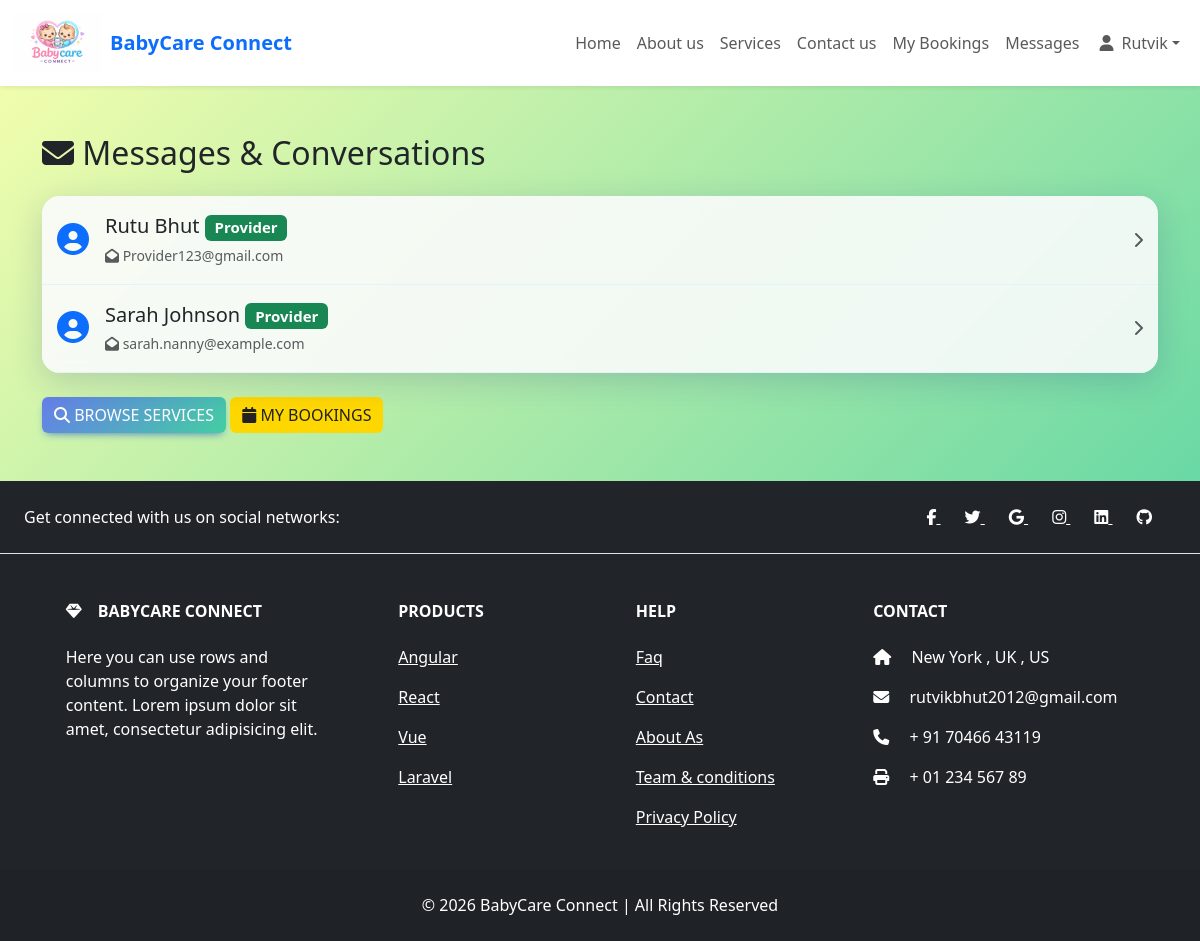
/inbox/ (signed in), run on the app's committed database.
### babycareapp/models.py (models this page shows, shortened)
class User(AbstractUser):
    IS_PARENT = 'parent'
    IS_PROVIDER = 'provider'
    IS_ADMIN = 'admin'
    ROLE_CHOICES = [
        (IS_PARENT, 'Parent'),
        (IS_PROVIDER, 'Childcare Provider'),
        (IS_ADMIN, 'Admin'),
    ]
    email = models.EmailField(unique=True)
    role = models.CharField(max_length=10, choices=ROLE_CHOICES, default=IS_PARENT)
    phone_number = models.CharField(max_length=15, blank=True)
    address = models.TextField(blank=True)
    last_activity = models.DateTimeField(null=True, blank=True)
    is_typing = models.BooleanField(default=False)
    typing_to = models.IntegerField(null=True, blank=True)
    USERNAME_FIELD = 'email'
    REQUIRED_FIELDS = ['username']

### babycareapp/views.py (the view)
# urls.py: path('inbox/', views.inbox, name='inbox'),
@cache_control(no_cache=True, no_store=True, must_revalidate=True)
@login_required
def inbox(request):
    conversations = Message.objects.filter(
        models.Q(sender=request.user) | models.Q(receiver=request.user)
    ).values('sender', 'receiver').distinct()
    partners = set()
    for conv in conversations:
        sender_id = conv['sender']
        receiver_id = conv['receiver']
        if sender_id != request.user.id:
            try:
                user = User.objects.get(id=sender_id)
                partners.add(user)
            except User.DoesNotExist:
                pass
        if receiver_id != request.user.id:
            try:
                user = User.objects.get(id=receiver_id)
                partners.add(user)
            except User.DoesNotExist:
                pass
    unread_count = Message.objects.filter(receiver=request.user, is_read=False).count()
    partners_list = list(partners)
    partners_list.sort(
        key=lambda p: Message.objects.filter(
            models.Q(sender=request.user, receiver=p) |
            models.Q(sender=p, receiver=request.user)
        ).order_by('-timestamp').first().timestamp if Message.objects.filter(
            models.Q(sender=request.user, receiver=p) |
            models.Q(sender=p, receiver=request.user)
        ).exists() else timezone.now(),
        reverse=True
    )
    return render(request, 'babycareapp/inbox.html', {
        'partners': partners_list,
        'unread_count': unread_count
    })

### babycareapp/context_processors.py (called while the page is built)
def unread_messages(request):
    if request.user.is_authenticated:
        count = Message.objects.filter(receiver=request.user, is_read=False).count()
        return {'unread_count': count}
    return {'unread_count': 0}

### babycareapp/templates/babycareapp/inbox.html (shortened to what this page needs)
{% extends "babycareapp/nav.html" %}
{% block content %}
<!DOCTYPE html>
<html lang="en">
<head>
    <link href="https://cdn.jsdelivr.net/npm/bootstrap@5.3.2/dist/css/bootstrap.min.css" rel="stylesheet">
    <link rel="stylesheet" href="https://cdn.jsdelivr.net/npm/aos@2.3.4/dist/aos.css" />
</head>
<body>
<section class="py-5">
    <div class="container">
        <div class="row">
            <div class="col-md-12">
                <h2 class="mb-4">
                    <i class="fas fa-envelope"></i> Messages & Conversations
                </h2>
                {% if partners %}
                <div class="card glass-card" data-aos="fade-up" data-aos-delay="100">
                    <div class="card-body p-0">
                        {% for partner in partners %}
                        <a href="{% url 'chat_room' partner.id %}" class="text-decoration-none text-dark">
                            <div class="conversation-item" data-aos="zoom-in" data-aos-delay="{{ forloop.counter0|add:1 }}00">
                                <div class="d-flex align-items-center">
                                    <div class="me-3">
                                        <i class="fas fa-user-circle fa-2x text-primary"></i>
                                    </div>
                                    <div class="flex-grow-1">
                                        <h5 class="mb-1">
                                            {{ partner.first_name }} {{ partner.last_name }}
                                            {% if partner.role == 'provider' %}
                                            <span class="badge bg-success">Provider</span>
                                            {% elif partner.role == 'parent' %}
                                            <span class="badge bg-info">Parent</span>
                                            {% endif %}
                                        </h5>
                                        <p class="mb-0 small text-muted">
                                            <i class="fas fa-envelope-open"></i> {{ partner.email }}
                                        </p>
                                    </div>
                                    <div>
                                        <i class="fas fa-chevron-right text-muted"></i>
                                    </div>
                                </div>
                            </div>
                        </a>
                        {% endfor %}
                    </div>
                </div>
                {% else %}
                <div class="alert alert-warning">
                    <i class="fas fa-inbox"></i>
                    No conversations yet. Start by searching for services or booking one!
                </div>
                {% endif %}
                <div class="mt-4">
                    <a href="{% url 'service_list' %}" class="btn btn-primary">
                        <i class="fas fa-search"></i> Browse Services
                    </a>
                    {% if request.user.role == 'parent' %}
                    <a href="{% url 'parent_bookings' %}" class="btn btn-secondary">
                        <i class="fas fa-calendar"></i> My Bookings
                    </a>
                    {% elif request.user.role == 'provider' %}
                    <a href="{% url 'provider_dashboard' %}" class="btn btn-secondary">
                        <i class="fas fa-chart-line"></i> Dashboard
                    </a>
                    {% endif %}
                </div>
            </div>
        </div>
    </div>
</section>
</body>
</html>
{% endblock %}

### babycareapp/templates/babycareapp/nav.html (shortened to what this page needs)
{% load static %}
<!DOCTYPE html>
<html lang="en">
<head>
    <link href="https://cdn.jsdelivr.net/npm/bootstrap@5.3.2/dist/css/bootstrap.min.css" rel="stylesheet">
    <link rel="stylesheet" href="path/to/font-awesome/css/font-awesome.min.css">
     <link rel="stylesheet" href="https://cdnjs.cloudflare.com/ajax/libs/font-awesome/4.7.0/css/font-awesome.min.css">
      <link rel="stylesheet" href="https://cdnjs.cloudflare.com/ajax/libs/font-awesome/6.5.1/css/all.min.css">
      <link rel="stylesheet"
      href="https://cdnjs.cloudflare.com/ajax/libs/font-awesome/6.5.1/css/all.min.css">
        <link
  href="https://cdnjs.cloudflare.com/ajax/libs/mdb-ui-kit/6.4.2/mdb.min.css"
  rel="stylesheet"
/>
</head>
<body>
<nav class="navbar navbar-expand-lg navbar-light bg-white sticky-top shadow-sm">
    <div class="container-fluid">
        <a class="navbar-brand d-flex align-items-center" href="{% url 'home' %}">
            <img src="{% static 'images/logo.png' %}" alt="BabyCare Connect Logo" height="60" class="d-inline-block align-top me-2">
            <span class="fw-bold text-primary d-none d-sm-block">BabyCare Connect</span>
        </a>
        <div class="collapse navbar-collapse" id="navMenu">
            <ul class="navbar-nav ms-auto">
                {% if request.resolver_match.url_name == 'home' or request.resolver_match.url_name == 'user_profile' %}
                <li class="nav-item"><a class="nav-link active disabled" href="#">Home</a></li>
                <li class="nav-item"><a class="nav-link" href="{% url "about" %}">About us</a></li>
                {% else %}
                <li class="nav-item"><a class="nav-link" href="{% url "home" %}">Home</a></li>
                <li class="nav-item"><a class="nav-link" href="{% url "about" %}">About us</a></li>
                {% endif %}
                {% if request.user.is_authenticated %}
                <li class="nav-item"><a class="nav-link" href="{% url "service_list" %}">Services</a></li>
                <li class="nav-item"><a class="nav-link" href="{% url "contact" %}">Contact us</a></li>
                {% if request.user.role == 'provider' %}
                <li class="nav-item"><a class="nav-link" href="{% url "provider_dashboard" %}">Dashboard</a></li>
                <li class="nav-item"><a class="nav-link" href="{% url "inbox" %}">Messages</a></li>
                {% elif request.user.role == 'parent' %}
                <li class="nav-item"><a class="nav-link" href="{% url "parent_bookings" %}">My Bookings</a></li>
                <li class="nav-item"><a class="nav-link" href="{% url "inbox" %}">Messages</a></li>
                {% elif request.user.role == 'admin' %}
                <li class="nav-item"><a class="nav-link" href="{% url "admin_dashboard" %}">Admin Dashboard</a></li>
                {% endif %}
                {% else %}
                <li class="nav-item"><a class="nav-link" href="{% url "contact" %}">Contact us</a></li>
                {% endif %}
                {% if request.user.is_authenticated %}
                <li class="nav-item dropdown">
                  <a class="nav-link dropdown-toggle d-flex align-items-center" href="#" id="navbarDropdownMenuLink" role="button" data-bs-toggle="dropdown" aria-expanded="false">
                    <i class="fas fa-user mx-1"></i>
                    <span class="ms-1">
                        {% if request.user.first_name %}
                            {{ request.user.first_name }}
                        {% else %}
                            {{ request.user.email|truncatechars:20 }}
                        {% endif %}
                    </span>
                  </a>
                </li>
                {% else %}
                <li class="nav-item"><a class="nav-link btn btn-baby-blue text-white px-4 mx-1" href="{% url "login" %}">Login</a></li>
                <li class="nav-item"><a class="nav-link btn btn-baby-pink text-white px-4 mx-1" href="{% url 'register' %}">Register</a></li>
                {% endif %}
            </ul>
        </div>
    </div>
</nav>
{% block content %}
{% endblock content %}
<footer class="text-center text-lg-start bg-dark text-white ">
  <section class="d-flex justify-content-center justify-content-lg-between p-4 border-bottom ">
    <div class="me-5 d-none d-lg-block">
      <span>Get connected with us on social networks:</span>
    </div>
    <div>
      <a href="" class="me-4 text-reset">
        <i class="fab fa-facebook-f"></i>
      </a>
      <a href="" class="me-4 text-reset">
        <i class="fab fa-twitter"></i>
      </a>
      <a href="" class="me-4 text-reset">
        <i class="fab fa-google"></i>
      </a>
      <a href="" class="me-4 text-reset">
        <i class="fab fa-instagram"></i>
      </a>
      <a href="" class="me-4 text-reset">
        <i class="fab fa-linkedin"></i>
      </a>
      <a href="" class="me-4 text-reset">
        <i class="fab fa-github"></i>
      </a>
    </div>
  </section>
  <section class="">
    <div class="container text-center text-md-start mt-5">
      <div class="row mt-3">
        <div class="col-md-3 col-lg-4 col-xl-3 mx-auto mb-4">
          <h6 class="text-uppercase fw-bold mb-4">
            <i class="fas fa-gem me-3"></i>BabyCare Connect
          </h6>
          <p>
            Here you can use rows and columns to organize your footer content. Lorem ipsum
            dolor sit amet, consectetur adipisicing elit.
          </p>
        </div>
        <div class="col-md-2 col-lg-2 col-xl-2 mx-auto mb-4">
          <h6 class="text-uppercase fw-bold mb-4">
            Products
          </h6>
          <p>
            <a href="#!" class="text-reset">Angular</a>
          </p>
          <p>
            <a href="#!" class="text-reset">React</a>
          </p>
          <p>
            <a href="#!" class="text-reset">Vue</a>
          </p>
          <p>
            <a href="#!" class="text-reset">Laravel</a>
          </p>
        </div>
        <div class="col-md-3 col-lg-2 col-xl-2 mx-auto mb-4">
          <h6 class="text-uppercase fw-bold mb-4">
            Help
          </h6>
          <p>
            <a href="#!" class="text-reset">Faq</a>
          </p>
          <p>
            <a href="{% url "contact" %}" class="text-reset">Contact</a>
          </p>
          <p>
            <a href="{% url "about" %}" class="text-reset">About As</a>
          </p>
          <p>
            <a href="#!" class="text-reset">Team & conditions</a>
          </p>
          <p>
            <a href="#!" class="text-reset">Privacy Policy</a>
          </p>
        </div>
        <div class="col-md-4 col-lg-3 col-xl-3 mx-auto mb-md-0 mb-4">
          <h6 class="text-uppercase fw-bold mb-4">Contact</h6>
          <p><i class="fas fa-home me-3"></i> New York , UK , US</p>
          <p>
            <i class="fas fa-envelope me-3"></i>
            rutvikbhut2012@gmail.com
          </p>
          <p><i class="fas fa-phone me-3"></i> + 91 70466 43119</p>
          <p><i class="fas fa-print me-3"></i> + 01 234 567 89</p>
        </div>
      </div>
    </div>
  </section>
  <div class="text-center p-4" style="background-color: rgba(0, 0, 0, 0.05);">
    © 2026 BabyCare Connect | All Rights Reserved
  </div>
</footer>
</body>
</html>

### babycareapp/templates/babycareapp/inbox.html (style rules this page uses)
body { background: linear-gradient(135deg, #f8ffae 0%, #43cea2 100%); min-height: 100vh; }
.glass-card { background: rgba(255,255,255,0.7); box-shadow: 0 8px 32px 0 rgba(31, 38, 135, 0.18); backdrop-filter: blur(7px); -webkit-backdrop-filter: blur(7px); border-radius: 18px; border: 1px solid rgba(255,255,255,0.18); overflow: hidden; }
.conversation-item { border-bottom: 1px solid #e3f2fd; padding: 18px 15px; cursor: pointer; transition: background 0.3s, box-shadow 0.3s, transform 0.3s; background: rgba(248, 249, 250, 0.7); position: relative; animation: fadeInUp 0.6s ease-out both; }
.card { border: none; }
.card-body.p-0 { padding: 0 !important; }
.btn-primary { background: linear-gradient(135deg, #667eea 0%, #43cea2 100%); border: none; }
.btn-secondary { background: #ffd700; color: #222; border: none; }

### data on the page
User: user.first_name "Rutvik"
User: first_name "Rutu", last_name "Bhut", role "Provider", email "Provider123@gmail.com"
User: first_name "Sarah", last_name "Johnson", role "Provider", email "sarah.nanny@example.com"
